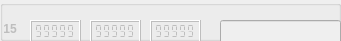
             <widget class="QGroupBox" name="markerBox_15">
              <property name="enabled">
               <bool>false</bool>
              </property>
              <property name="geometry">
               <rect>
                <x>0</x>
                <y>400</y>
                <width>341</width>
                <height>41</height>
               </rect>
              </property>
              <property name="title">
               <string notr="true"/>
              </property>
              <property name="flat">
               <bool>false</bool>
              </property>
              <widget class="QLCDNumber" name="X_15">
               <property name="geometry">
                <rect>
                 <x>30</x>
                 <y>20</y>
                 <width>51</width>
                 <height>23</height>
                </rect>
               </property>
               <property name="smallDecimalPoint">
                <bool>true</bool>
               </property>
               <property name="segmentStyle">
                <enum>QLCDNumber::Flat</enum>
               </property>
               <property name="value" stdset="0">
                <double>99999.000000000000000</double>
               </property>
              </widget>
              <widget class="QLCDNumber" name="Y_15">
               <property name="geometry">
                <rect>
                 <x>90</x>
                 <y>20</y>
                 <width>51</width>
                 <height>23</height>
                </rect>
               </property>
               <property name="smallDecimalPoint">
                <bool>true</bool>
               </property>
               <property name="segmentStyle">
                <enum>QLCDNumber::Flat</enum>
               </property>
               <property name="value" stdset="0">
                <double>99999.000000000000000</double>
               </property>
              </widget>
              <widget class="QLCDNumber" name="Z_15">
               <property name="geometry">
                <rect>
                 <x>150</x>
                 <y>20</y>
                 <width>51</width>
                 <height>23</height>
                </rect>
               </property>
               <property name="smallDecimalPoint">
                <bool>true</bool>
               </property>
               <property name="segmentStyle">
                <enum>QLCDNumber::Flat</enum>
               </property>
               <property name="value" stdset="0">
                <double>99999.000000000000000</double>
               </property>
              </widget>
              <widget class="QLineEdit" name="name_15">
               <property name="geometry">
                <rect>
                 <x>220</x>
                 <y>20</y>
                 <width>121</width>
                 <height>25</height>
                </rect>
               </property>
               <property name="sizePolicy">
                <sizepolicy hsizetype="Expanding" vsizetype="Fixed">
                 <horstretch>0</horstretch>
                 <verstretch>0</verstretch>
                </sizepolicy>
               </property>
              </widget>
              <widget class="QLabel" name="srn_15">
               <property name="enabled">
                <bool>false</bool>
               </property>
               <property name="geometry">
                <rect>
                 <x>0</x>
                 <y>20</y>
                 <width>21</width>
                 <height>17</height>
                </rect>
               </property>
               <property name="font">
                <font>
                 <weight>75</weight>
                 <bold>true</bold>
                </font>
               </property>
               <property name="text">
                <string> 15</string>
               </property>
              </widget>
             </widget>
